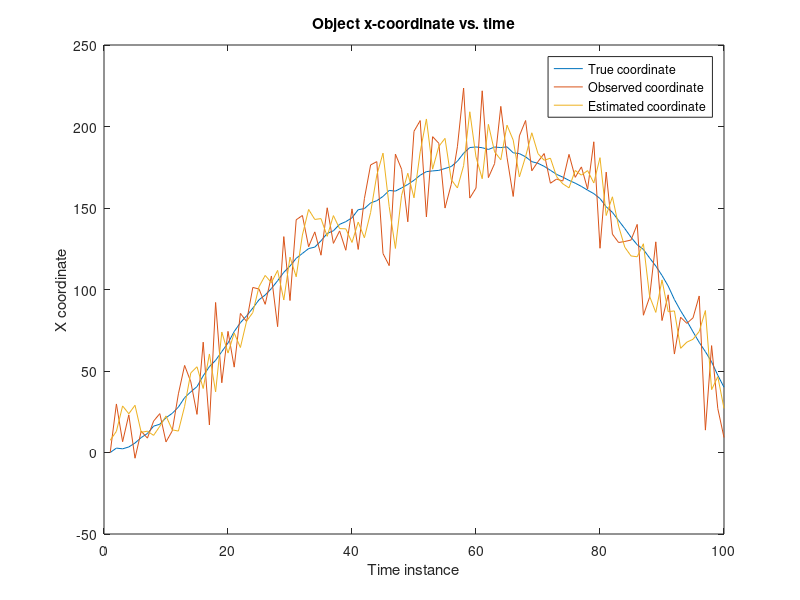

MATLAB code to generate this figure:
% Lab 4
clear all
close all

%% Simulation of object motion

N=100; % number of time instants

% System configuration
Delta=1.5;
A=[1 0 Delta 0; 0 1 0 Delta; 0 0 1 0; 0 0 0 1];

% Defining system noise
sigma_Qx= 1; % System noise - location
sigma_Qv= 0.5; % System noise - velocity
epsilon=zeros(4,N);
epsilon(1:2,:)=sigma_Qx*randn(2,N);
epsilon(3:4,:)=sigma_Qv*randn(2,N);

% Generating trajectory
z=zeros(4,N); % state vector (over time)
z(:,1)=[0 0 Delta Delta].'; % Initial state: coordinates at time 0 are (0,0)
for i=2:N
    z(:,i)=A*z(:,i-1)+epsilon(:,i);
end

C=[1 0 0 0 ; 0 1 0 0];
% Defining measurement noise
sigma_R=20; % Measurement noise

% Generate measurements of true trajectory
delta=sigma_R*randn(2,N);
y=zeros(2,N);
y(:,1)=[0 0].';
for i=2:N
    y(:,i)=C*z(:,i)+delta(:,i);
end

%% Kalman filter

% Define Q and R
Q = diag([sigma_Qx,sigma_Qx,sigma_Qv,sigma_Qv]); % System Noise Covariance Matrix
R = diag([sigma_R,sigma_R]); % measurment noise Covariance Matrix

% Set initial values
Delta_initial = 5;
mu = [0;0;Delta_initial;Delta_initial];
Sigma = diag(diag(ones(4))); %Identity matrix

% (Optionally) change A
%Delta_changed = 30;
Delta_changed = Delta; %Keep it the same
A=[1 0 Delta_changed 0; 0 1 0 Delta_changed; 0 0 1 0; 0 0 0 1];

% Initialize vector of predicted locations
y_hat = zeros(2,N);

% Run the Kalman filter
for i=1:N
    % Prediction phase
    mu = A*mu;
    Sigma = A*Sigma*A' + Q;
    
    % Updating phase
    y_hat(:,i) = C*mu;
    K = Sigma*C' * inv(C*Sigma*C' + R);
    r = y(:,i) - y_hat(:,i);
    mu = mu + K*r;
    Sigma = (diag(diag(ones(4))) - K*C)*Sigma;
end

% Figures

% This figure plots object motion trajectory and the Kalman estimation
% figure
% subplot(1,2,1)  
% plot(z(1,:),z(2,:))
% hold on
% plot(y(1,:),y(2,:))
% hold on
% plot(y_hat(1,:),y_hat(2,:))
% legend('True coordinates','Observed coordinates','Estimated coordinates');
% xlabel('X coordinate')
% ylabel('Y coordinate')
% title('Object x- and y-coordinate')

% This figure plots object x coordinate and the Kalman estimation
% subplot(1,2,2) 
figure
plot(1:N,z(1,:))
hold on
plot(1:N,y(1,:))
hold on
plot(1:N,y_hat(1,:))
legend('True coordinate','Observed coordinate','Estimated coordinate');
xlabel('Time instance')
ylabel('X coordinate')
title('Object x-coordinate vs. time')
hold off
